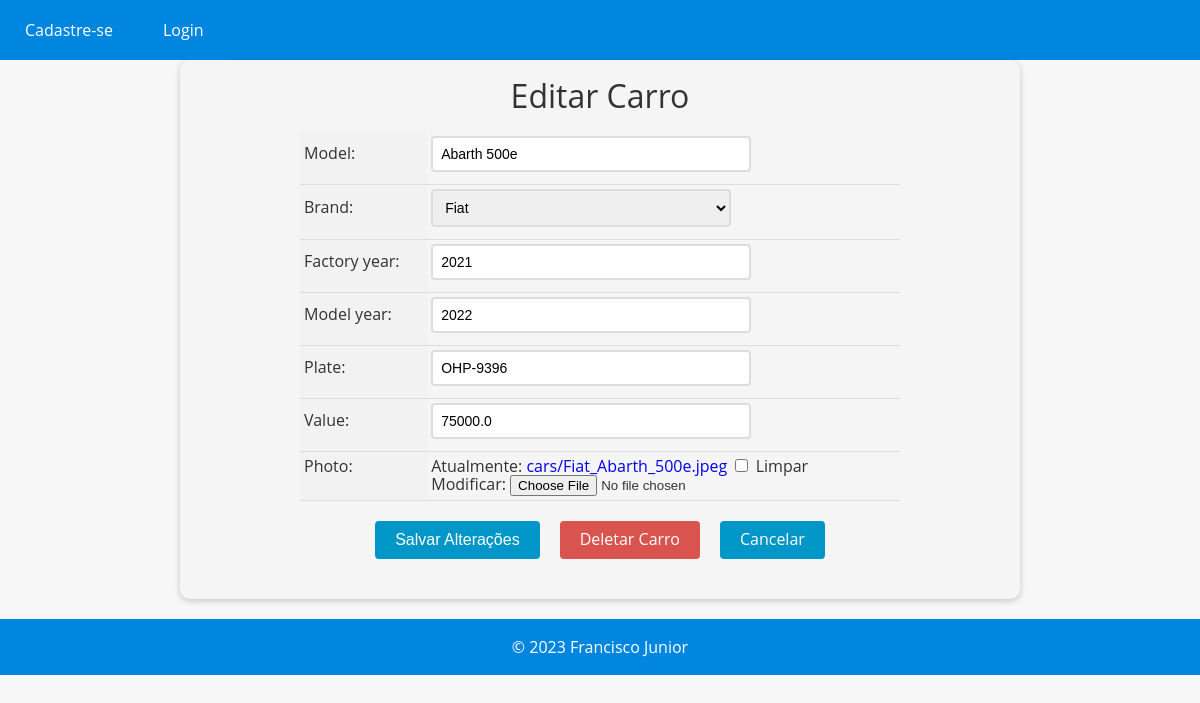
/car/15/update/, run on the app's committed database.
### cars/models.py (models this page shows, shortened)
class Car(models.Model):
    id = models.AutoField(primary_key=True)
    model = models.CharField(max_length=200, blank=False, null=False)
    brand = models.ForeignKey(Brand, on_delete=models.PROTECT,
                              related_name='car_brand')
    factory_year = models.IntegerField(blank=True, null=True)
    model_year = models.IntegerField(blank=True, null=True)
    plate = models.CharField(max_length=10, blank=True, null=True)
    value = models.FloatField(blank=True, null=True)
    photo = models.ImageField(upload_to='cars/', blank=True, null=True)

### cars/views.py (the view)
# urls.py: path('car/<int:pk>/update/', CarUpdateView.as_view(), name='car_update'),
class CarUpdateView(UpdateView):
    model = Car
    form_class = CarModelForm
    template_name = 'car_update.html'
    success_url = '/cars/'

### cars/forms.py (shortened to what this page needs)
class CarModelForm(forms.ModelForm):
    class Meta:
        model = Car
        fields = '__all__'

### cars/models.py (called while the page is built)
    def __str__(self):
        return self.name

### cars/templates/car_update.html (shortened to what this page needs)
{% extends "base.html" %}
{% block content %}
  <form method="post" enctype="multipart/form-data">
    <h1>Editar Carro</h1>
    <table>
      {{ form.as_table }}
    </table>
    <div>
      <div class="buttons-container">
        <input type="submit" value="Salvar Alterações" class="btn btn-primary">
        <a href="{% url 'car_delete' pk=object.pk %}" class="btn btn-danger">Deletar Carro</a>
        <a href="{% url 'cars_list' %}" class="btn btn-secondary">Cancelar</a>
      </div>
    </div>
  </form>
{% endblock %}

### app/static/css/base.css (style rules this page uses)
body { font-family: 'Open Sans', sans-serif; background-color: #f7f7f7; color: #333; margin: 0; padding: 0; }

### cars/templates/car_update.html (style rules this page uses)
form { max-width: 800px; margin: 0 auto; padding: 20px; background-color: #f5f5f5; border-radius: 10px; box-shadow: 0 2px 6px rgba(0, 0, 0, 0.2); }
form h1 { font-size: 2rem; margin-bottom: 20px; text-align: center; }
table { margin: 0 auto; border-collapse: collapse; width: 100%; max-width: 600px; }
th, td { padding: 4px; text-align: left; border-bottom: 1px solid #ddd; }
th { background-color: #f2f2f2; }
input[type="text"], input[type="number"], select, textarea { padding: 8px; font-size: 14px; border: 2px solid #ddd; border-radius: 4px; width: 100%; max-width: 300px; margin-bottom: 8px; transition: border-bottom-color 0.3s ease-in-out; }
.btn { background-color: #0096c7; color: #fff; border: none; padding: 10px 20px; font-size: 16px; border-radius: 4px; cursor: pointer; transition: background-color 0.3s ease-in-out; }
.buttons-container { display: flex; justify-content: center; margin-top: 20px; margin-bottom: 20px; }
.btn { display: inline-block; background-color: #0096c7; color: #fff; border: none; padding: 10px 20px; font-size: 16px; border-radius: 4px; cursor: pointer; transition: background-color 0.3s ease-in-out; margin: 0 10px; }
.btn-danger { background-color: #d9534f; text-decoration: none !important; }
a { text-decoration: none !important; }

### data on the page
Car: model "Abarth 500e", brand "Fiat", factory_year "2021", model_year "2022", plate "OHP-9396", value "75000.0"
